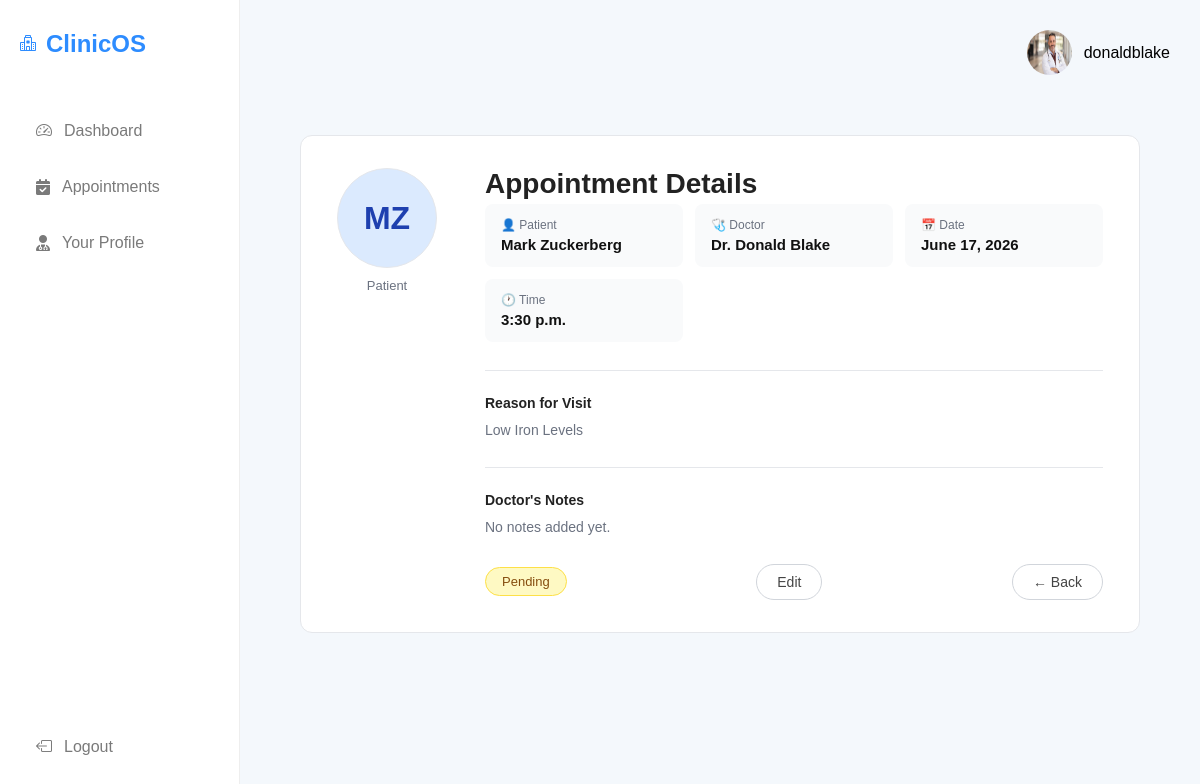
The app's page /doctor/appointments/17/ (signed in), older data.
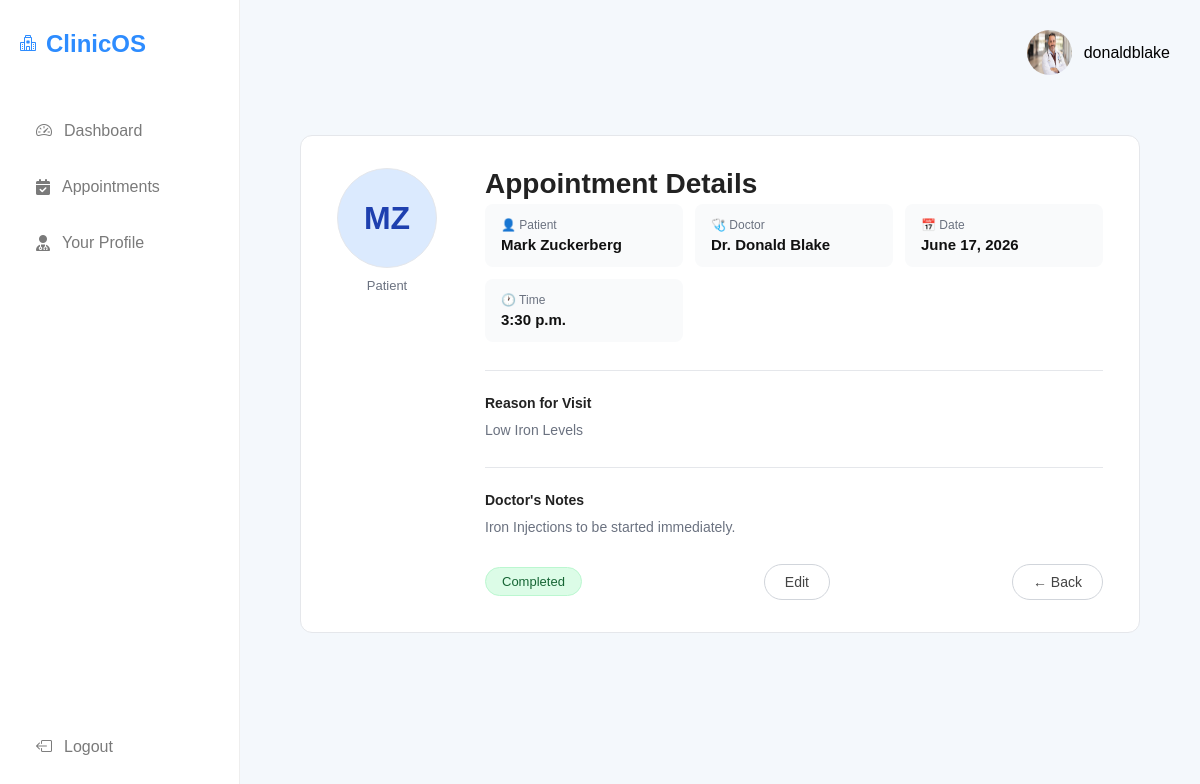
The same page, newer data.
### managementsystem/models.py (models this page shows, shortened)
class Appointment(models.Model):
    doctor = models.ForeignKey(Doctor, on_delete=models.CASCADE)
    patient = models.ForeignKey(Patient, on_delete=models.CASCADE)
    appointment_date = models.DateField(default=timezone.now)
    appointment_time = models.TimeField(null=True,blank=True)
    reason = models.TextField(blank=True)
    STATUS_CHOICES = [('Pending', 'Pending'),('Completed', 'Completed'),]
    status = models.CharField(max_length=20,choices=STATUS_CHOICES,default='Pending')
    notes = models.TextField(blank=True)

class Patient(models.Model):
    user = models.OneToOneField(CustomUser,on_delete=models.CASCADE)
    gender_choices = (('male','Male'),('female','Female'),('other','Other'))
    gender = models.CharField(max_length=10,choices=gender_choices,default='male')
    age = models.IntegerField()
    phone = models.CharField(max_length=15)
    blood_group_choices = (('A+', 'A+'),('A-', 'A-'),('B+', 'B+'),('B-', 'B-'),('AB+', 'AB+'),('AB-', 'AB-'),('O+', 'O+'),('O-', 'O-'),)
    blood_group = models.CharField(max_length=3,choices=blood_group_choices)
    photo = models.ImageField(upload_to='patients',default='default/default.png')

class CustomUser(AbstractUser):
    ROLE_CHOICES = (
        ('admin', 'Admin'),
        ('doctor', 'Doctor'),
        ('patient', 'Patient'),
    )
    role = models.CharField(max_length=20, choices=ROLE_CHOICES,default='patient')

class Doctor(models.Model):
    user = models.OneToOneField(CustomUser,on_delete=models.CASCADE)
    phone = models.CharField(max_length=15, blank=True, null=True)
    department = models.CharField(max_length=100)
    education = models.TextField(default='MBBS')
    photo = models.ImageField(upload_to='doctors',default='default/default.png')

### managementsystem/views/doctor_views.py (the view)
# urls.py: path('appointments/<int:pk>/',doctor_view_appointment,name='doctor_view_appointment'),
@login_required
def doctor_view_appointment(request, pk):
    appointment = get_object_or_404(Appointment, pk=pk)
    if appointment.doctor.user != request.user:
        messages.error(request, "You are not authorized to view this appointment.")
        return redirect('doctor_appointments')
    return render(request, 'doctor/view_appointment.html', {'appointment': appointment})

### managementsystem/templates/doctor/view_appointment.html (shortened to what this page needs)
{% extends 'doctor/base.html' %}
{% load static %}
{%block profile%}
        <div class="profile">
            <img src="{{request.user.doctor.photo.url}}" alt=""style="width:45px;height:45px;border-radius:50%;">
            <span>{{request.user.username}}</span>
        </div>
{%endblock%}
{% block content %}
<div class="appointment-container">
    <div class="appointment-card">
        <div class="appointment-content">
            <div style="flex-shrink:0;">
                <div class="patient-avatar">
                    {{ appointment.patient.user.first_name.0 }}{{ appointment.patient.user.last_name.0 }}
                </div>
                <p class="avatar-label">Patient</p>
            </div>
            <div class="appointment-details">
                <h2 class="appointment-title">Appointment Details</h2>
                <div class="meta-grid">
                    <div class="meta-card">
                        <p class="meta-label">&#128100; Patient</p>
                        <p class="meta-value">{{ appointment.patient.user.get_full_name }}</p>
                    </div>
                    <div class="meta-card">
                        <p class="meta-label">&#129658; Doctor</p>
                        <p class="meta-value">Dr. {{ appointment.doctor.user.get_full_name }}</p>
                    </div>
                    <div class="meta-card">
                        <p class="meta-label">&#128197; Date</p>
                        <p class="meta-value">{{ appointment.appointment_date }}</p>
                    </div>
                    <div class="meta-card">
                        <p class="meta-label">&#128336; Time</p>
                        <p class="meta-value">{{ appointment.appointment_time|default:"—" }}</p>
                    </div>
                </div>
                <div class="detail-section">
                    <h5>Reason for Visit</h5>
                    <p>{{ appointment.reason|default:"No reason provided." }}</p>
                </div>
                <div class="detail-section">
                    <h5>Doctor's Notes</h5>
                    <p>{{ appointment.notes|default:"No notes added yet." }}</p>
                </div>
                <div class="card-footer">
                    <span class="status-badge {% if appointment.status == 'Completed' %}completed{% else %}pending{% endif %}">
                        {{ appointment.status }}
                    </span>
                     <div class="btn-group">
                        <a href="{%url 'doctor_update_appointment' appointment.id%}" class="action-btn">
                            Edit
                        </a>
                    </div>
                    <div class="btn-group">
                        <a href="{%url 'doctor_appointments'%}" class="action-btn">
                            ← Back
                        </a>
                    </div>
                </div>
            </div>
        </div>
    </div>
</div>
{% endblock %}

Row changes from the older to the newer data that the page shows:
changed Appointment "Low Iron Levels": notes "No notes added yet." → "Iron Injections to be started immediately."; status "Pending" → "Completed"
